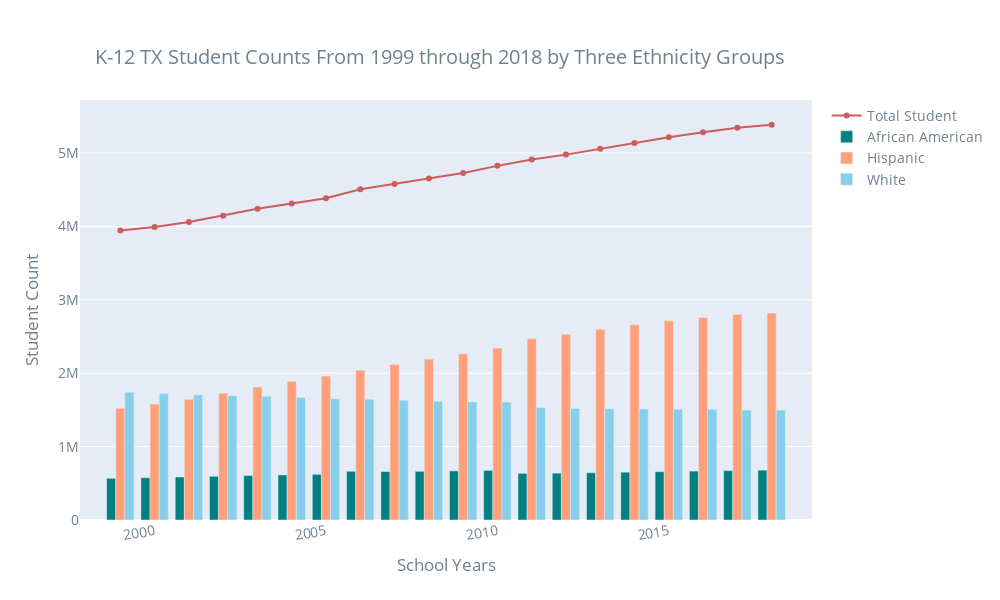

The cell this chart's notebook holds for it:
### Code cell
# Use plotly to generate interactive graph

fig = go.Figure()
fig.add_trace(go.Scatter(x=annual_count_by_ethnic['SCHOOL_YR'],
                    y=annual_count_by_ethnic['CPETALLC'],                     
                    mode='lines+markers',
                    name='Total Student',
                    marker_color='indianred'))
fig.add_trace(go.Bar(x=annual_count_by_ethnic['SCHOOL_YR'],
                    y=annual_count_by_ethnic['CPETBLAC'],
                    name='African American',
                    marker_color='teal'))
fig.add_trace(go.Bar(x=annual_count_by_ethnic['SCHOOL_YR'],
                    y=annual_count_by_ethnic['CPETHISC'],
                    name='Hispanic',
                    marker_color='lightsalmon'))
fig.add_trace(go.Bar(x=annual_count_by_ethnic['SCHOOL_YR'],
                    y=annual_count_by_ethnic['CPETWHIC'],
                    name='White',
                    marker_color='skyblue'))
fig.update_layout(title={'text':'K-12 TX Student Counts From 1999 through 2018 by Three Ethnicity Groups',
                        'xanchor':'center',
                         'x':0.44,
                        'yanchor':'top'},
                  width=1000,
                  height=600,
                  xaxis_title="School Years",
                  yaxis_title="Student Count",
                  font={'size':14,
                       'color':'slategrey'},
                  barmode='group', 
                  xaxis_tickangle=-10)
fig.show()
fig.write_html('barplot_student_counts_from_1999_2018_by_three_ethnic_group.html')

### Figure 1 — Plotly figure (JSON) as saved in the notebook; plotly's stock layout.template omitted (floating-point values rounded to 4 significant figures)
{"data": [{"marker": {"color": "indianred"}, "mode": "lines+markers", "name": "Total Student", "type": "scatter", "x": [1999, 2000, 2001, 2002, 2003, 2004, 2005, 2006, 2007, 2008, 2009, 2010, 2011, 2012, 2013, 2014, 2015, 2016, 2017, 2018], "y": [3945367, 3991783, 4059619, 4146653, 4239911, 4311502, 4383871, 4505572, 4576933, 4651516, 4728204, 4824778, 4912385, 4978120, 5058939, 5135880, 5215282, 5284252, 5343834, 5385012]}, {"marker": {"color": "teal"}, "name": "African American", "type": "bar", "x": [1999, 2000, 2001, 2002, 2003, 2004, 2005, 2006, 2007, 2008, 2009, 2010, 2011, 2012, 2013, 2014, 2015, 2016, 2017, 2018], "y": [567998, 576083, 585609, 595543, 606141, 614714, 621999, 664242, 660785, 663705, 669371, 676523, 635400, 637934, 644357, 650919, 659074, 666933, 673291, 679472]}, {"marker": {"color": "lightsalmon"}, "name": "Hispanic", "type": "bar", "x": [1999, 2000, 2001, 2002, 2003, 2004, 2005, 2006, 2007, 2008, 2009, 2010, 2011, 2012, 2013, 2014, 2015, 2016, 2017, 2018], "y": [1523769, 1578967, 1646508, 1728059, 1811882, 1886319, 1961549, 2040449, 2118867, 2193345, 2264367, 2342680, 2468574, 2530789, 2597524, 2660463, 2714266, 2760302, 2802180, 2821189]}, {"marker": {"color": "skyblue"}, "name": "White", "type": "bar", "x": [1999, 2000, 2001, 2002, 2003, 2004, 2005, 2006, 2007, 2008, 2009, 2010, 2011, 2012, 2013, 2014, 2015, 2016, 2017, 2018], "y": [1741690, 1721969, 1706989, 1694297, 1686534, 1669842, 1653008, 1644308, 1631680, 1619426, 1608515, 1607212, 1531757, 1520320, 1515859, 1511700, 1509555, 1507225, 1499559, 1498643]}], "layout": {"barmode": "group", "font": {"color": "slategrey", "size": 14}, "height": 600, "title": {"text": "K-12 TX Student Counts From 1999 through 2018 by Three Ethnicity Groups", "x": 0.44, "xanchor": "center", "yanchor": "top"}, "width": 1000, "xaxis": {"tickangle": -10, "title": {"text": "School Years"}}, "yaxis": {"title": {"text": "Student Count"}}}}
